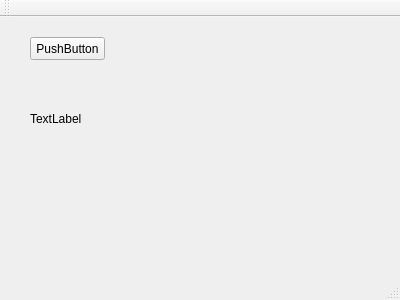
<?xml version="1.0" encoding="UTF-8"?>
<ui version="4.0">
 <class>MainWindow</class>
 <widget class="QMainWindow" name="MainWindow">
  <property name="geometry">
   <rect>
    <x>0</x>
    <y>0</y>
    <width>400</width>
    <height>300</height>
   </rect>
  </property>
  <property name="windowTitle">
   <string>MainWindow</string>
  </property>
  <widget class="QWidget" name="centralWidget">
   <widget class="QPushButton" name="pushButton">
    <property name="geometry">
     <rect>
      <x>30</x>
      <y>20</y>
      <width>75</width>
      <height>23</height>
     </rect>
    </property>
    <property name="text">
     <string>PushButton</string>
    </property>
   </widget>
   <widget class="QLabel" name="label">
    <property name="geometry">
     <rect>
      <x>30</x>
      <y>70</y>
      <width>64</width>
      <height>64</height>
     </rect>
    </property>
    <property name="minimumSize">
     <size>
      <width>64</width>
      <height>64</height>
     </size>
    </property>
    <property name="maximumSize">
     <size>
      <width>64</width>
      <height>64</height>
     </size>
    </property>
    <property name="text">
     <string>TextLabel</string>
    </property>
   </widget>
  </widget>
  <widget class="QMenuBar" name="menuBar">
   <property name="geometry">
    <rect>
     <x>0</x>
     <y>0</y>
     <width>400</width>
     <height>24</height>
    </rect>
   </property>
  </widget>
  <widget class="QToolBar" name="mainToolBar">
   <attribute name="toolBarArea">
    <enum>TopToolBarArea</enum>
   </attribute>
   <attribute name="toolBarBreak">
    <bool>false</bool>
   </attribute>
  </widget>
  <widget class="QStatusBar" name="statusBar"/>
 </widget>
 <layoutdefault spacing="6" margin="11"/>
 <resources/>
 <connections/>
</ui>
